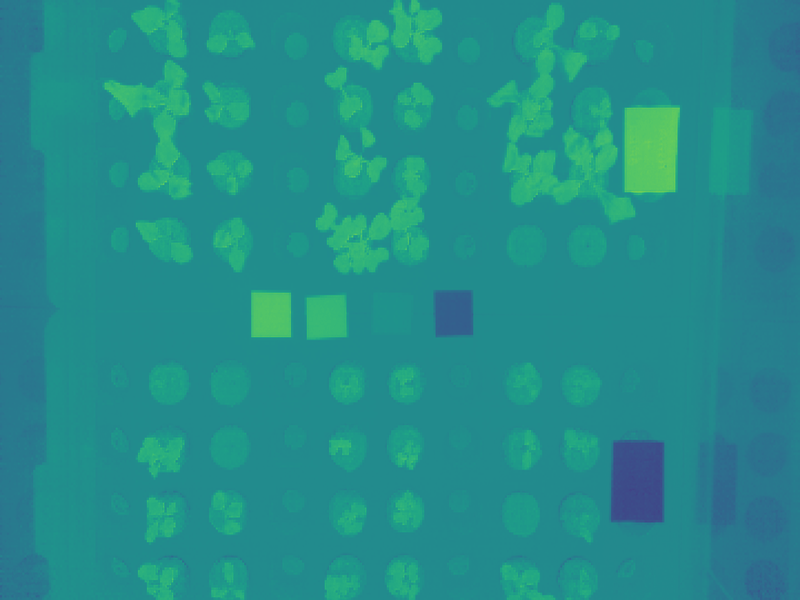
#> input picture nd_single_channel.png, 800 x 600 px
$ jupyter execute feature_extraction_test.ipynb   (shell and % lines are left out)   (older library calls are emulated)
#> lines starting #> are read from the running program, lines starting #| are printed output that depends on the picture; after the words box and inside, x2 and y2 are one past the last pixel; in counts of white or black regions, pixels touching at a corner belong together
[cell 1]
import cv2
import numpy as np
from matplotlib import pyplot as plt
from scipy import ndimage as ndi
from skimage import feature

plt.rcParams['figure.figsize'] = [9, 7]

image = cv2.imread("nd_single_channel.png")
#> image is the input picture: shape (600, 800, 3); mean B, G, R 138.7, 141.7, 36
# scale down by factor of 3 (its a huge image)
image = cv2.resize(image, (image.shape[1],image.shape[0]))
# convert bgr to rgb for matplotlib
image = cv2.cvtColor(image, cv2.COLOR_BGR2GRAY)
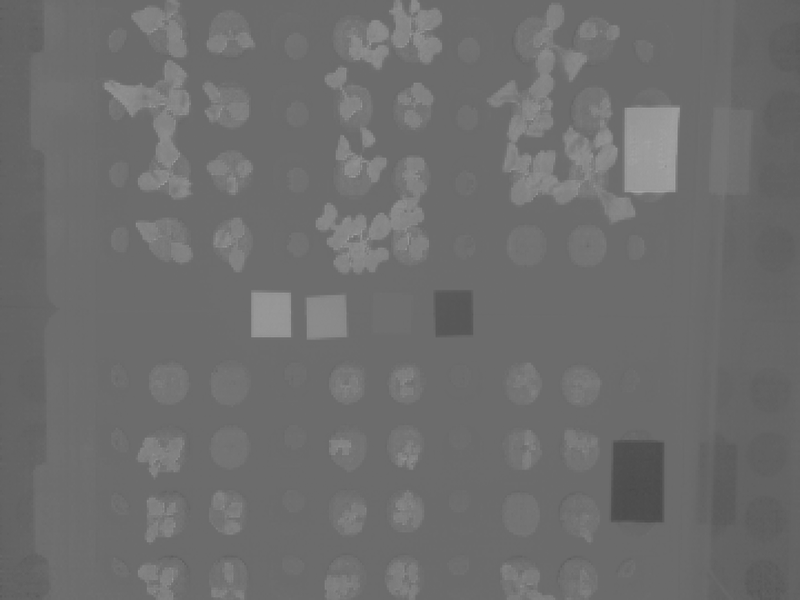
#> image: shape (600, 800); min 73, max 166, mean 109.8
plt.imshow(image)

[cell 2]
# apply openCV canny edge detection
edged = cv2.Canny(image, 10,35,True, 3)
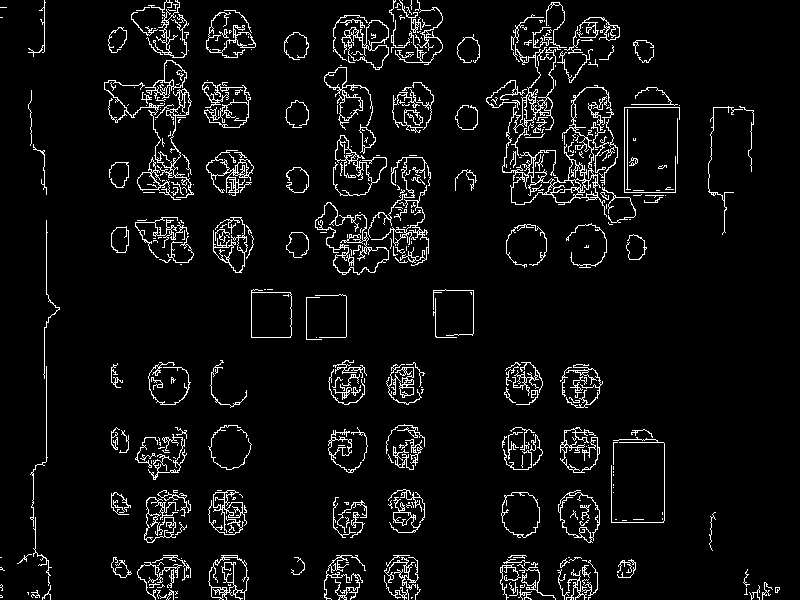
#> edged: shape (600, 800); 5.7% white in thin lines or dots
plt.imshow(edged,cmap="gray")

[cell 3]
# create square kernel matrix
kern = cv2.getStructuringElement(cv2.MORPH_RECT, (4,4))
dilated = cv2.morphologyEx(edged, cv2.MORPH_DILATE, kern)
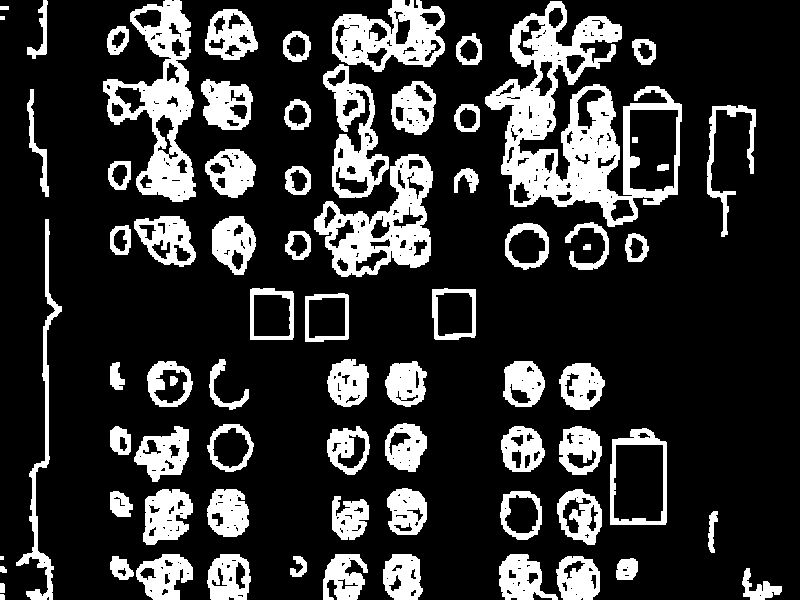
#> dilated: shape (600, 800); 20.3% white; 75 white regions (1 under 20 px)
kern = cv2.getStructuringElement(cv2.MORPH_RECT, (1,1))
eroded = cv2.morphologyEx(dilated, cv2.MORPH_ERODE, kern)


# apply close operation
# closed = cv2.morphologyEx(edged, cv2.MORPH_CLOSE, kern)

plt.imshow(eroded, cmap="gray")

The contrasted image looks pretty good, lets find our contours

[cell 4]
img, contours, dtype = cv2.findContours(eroded.copy(), cv2.RETR_EXTERNAL, cv2.CHAIN_APPROX_SIMPLE)
#> contours = 72 contours, 3 with area under 20; largest, box (x1, y1, x2, y2) and area: (485, 1, 682, 227) 22132, (103, 0, 196, 202) 8866, (314, 154, 433, 277) 7758, (332, 0, 445, 72) 5511, (610, 428, 667, 525) 4934; dtype = 72 rows, first 6: [1, -1, -1, -1], [2, 0, -1, -1], [3, 1, -1, -1], [4, 2, -1, -1], [5, 3, -1, -1], [6, 4, -1, -1]
plt.imshow(img)

Now we find bounding rectangles of connected shapes

[cell 5]
box_img = image.copy()
for c in contours:
    perim = cv2.arcLength(c, True)
    x,y,w,h = cv2.boundingRect(c)

    if(w>35 and h>35):

        cv2.rectangle(box_img, (x,y), (x+w, y+h), (0,255,0), 2)
#> this loop made 72 passes
#> (perim, x, y, w, h) on passes 1, 2, 3, 4, 5, 6, 7, 8, 10, 11, 12, 13: (17.41, 0, 594, 5, 6), (25.41, 0, 583, 5, 10), (181.3, 742, 568, 40, 32), (22.24, 0, 566, 7, 7), (77.21, 616, 558, 22, 22), (163.3, 556, 556, 44, 44), (91.11, 290, 556, 17, 21), (82.63, 110, 556, 24, 24), (218.6, 499, 554, 59, 46), (156.8, 383, 554, 40, 46), (281.8, 323, 554, 45, 46), (169.4, 207, 554, 44, 46)
#> (c, perim, x, y, w, h) on pass 9: ([[0, 556], [0, 559], [3, 559], [3, 556]], 12, 0, 556, 4, 4)
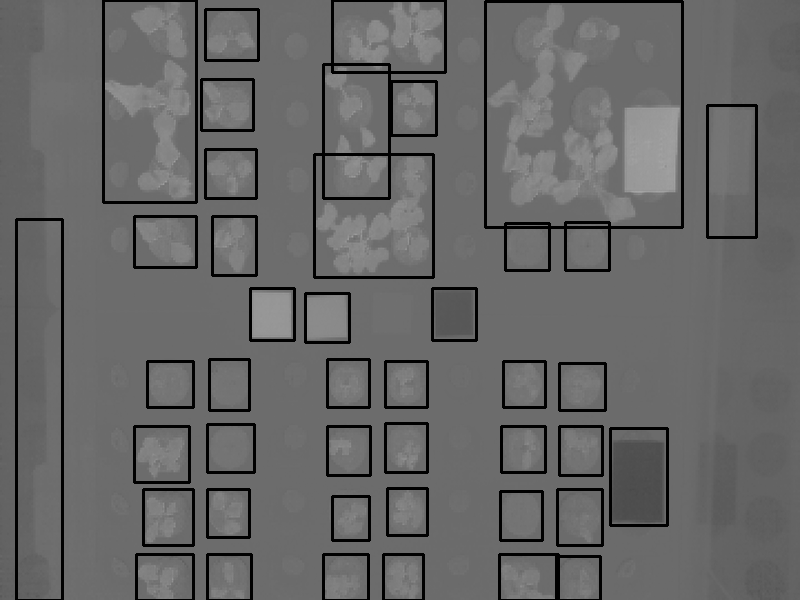
#> box_img: shape (600, 800); 6.52% of pixels changed, all inside (x1, y1, x2, y2) = (15, 0, 758, 600)

plt.imshow(box_img)
